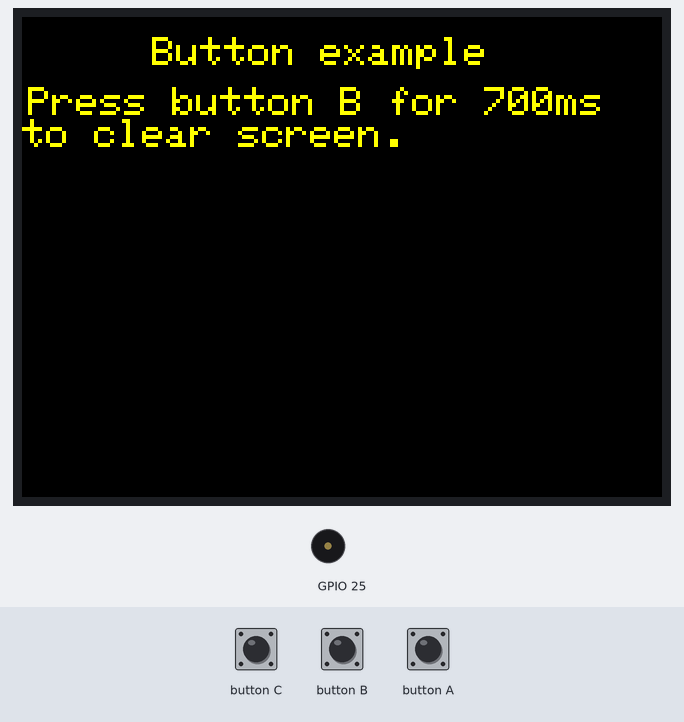
A sketch run on a simulated ESP32. Parts: 320×240 colour display, buzzer (waves = sounding). The inputs (shaded band) are chosen by the test bench.

Above: at 1.4 s.
1.5 s: button C pressed for 0.15 s
3.1 s: button A pressed for 0.15 s
At 4.6 s:
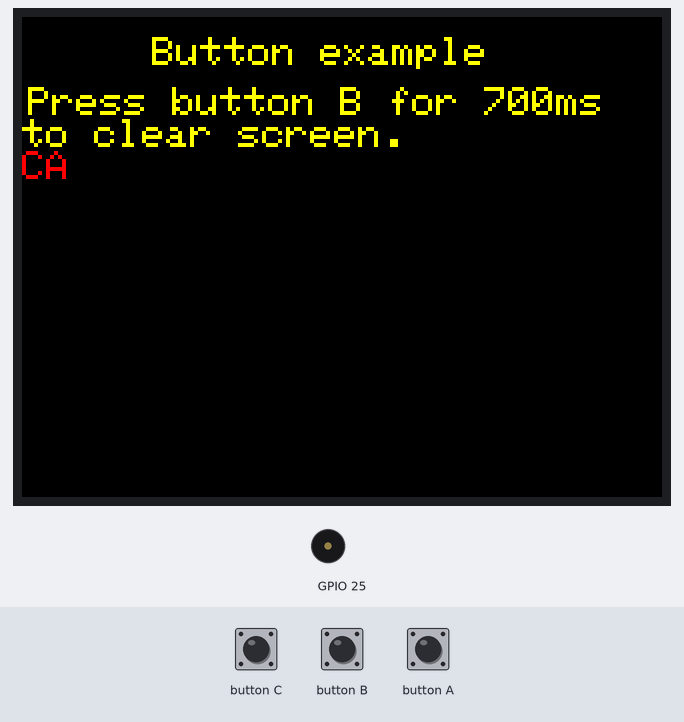
4.9 s: button B pressed for 0.15 s
At 5.9 s:
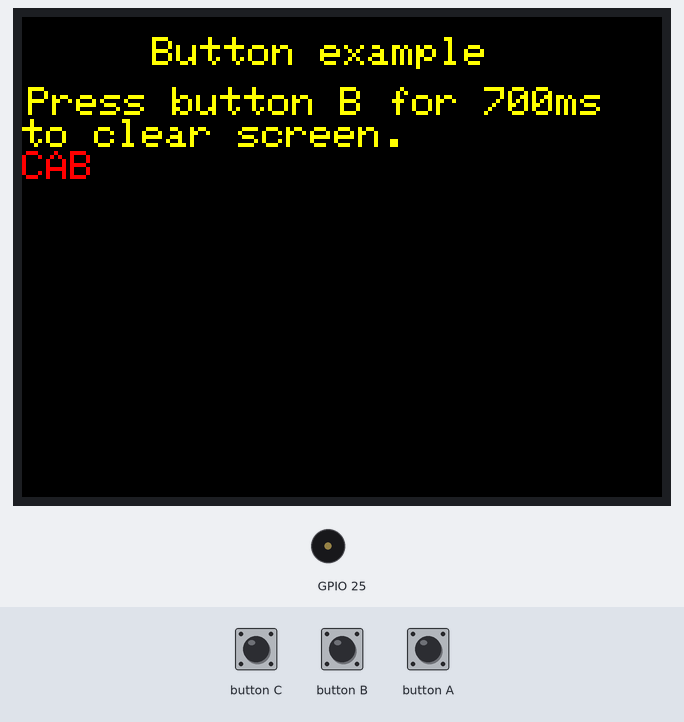
6.5 s: button C pressed for 1 s
9.0 s: button B pressed for 1 s
At 11.2 s:
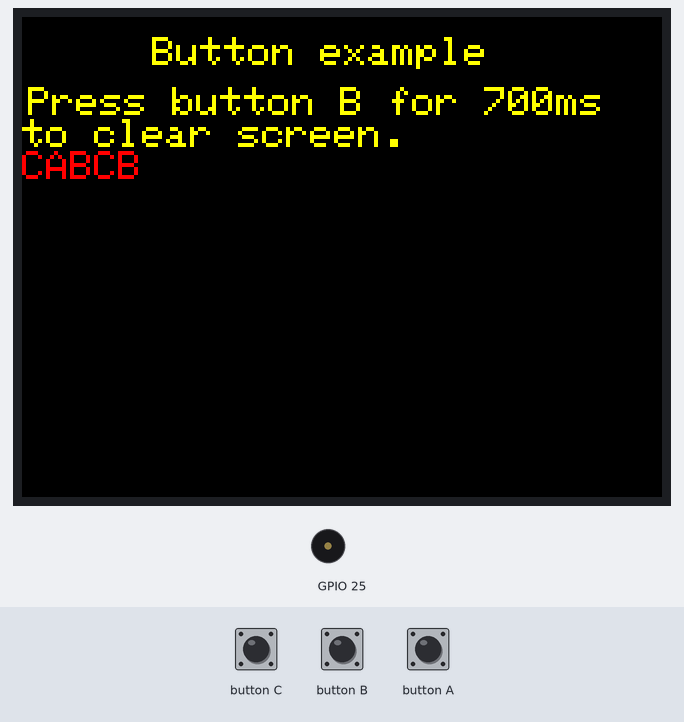
11.5 s: button A pressed for 1 s
At 12.6 s:
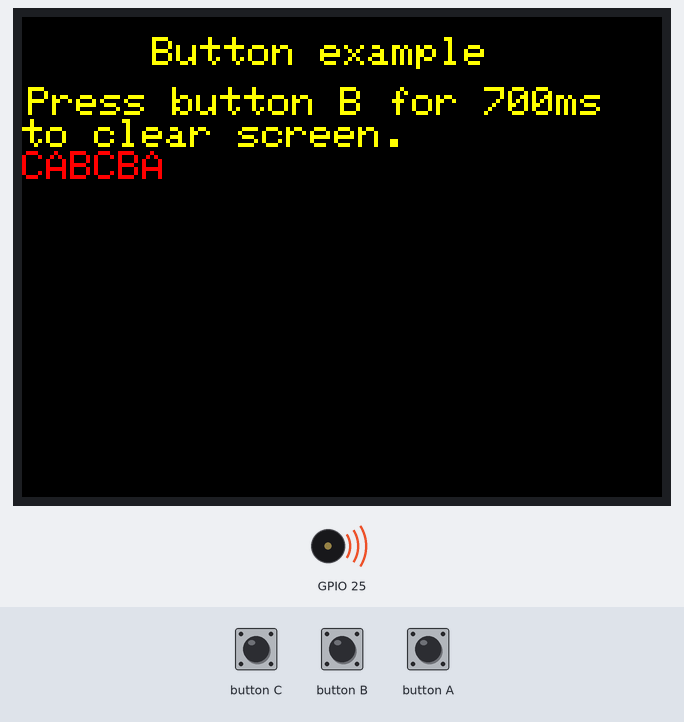
Timing chart, 0 to 14.5 s (numbered marks = the images above; inputs shaded):
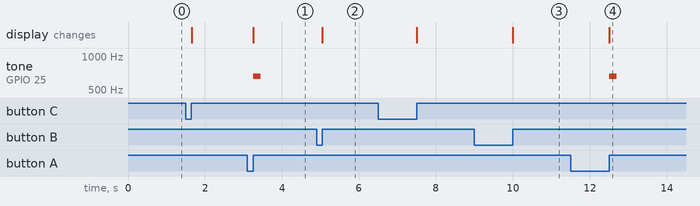

Measured:
- after the input at 3.1 s, tone on GPIO 25: silent → 661 Hz after 0.15 s, → silent 0.20 s later; the display: changes after 0.15 s (image 1)
- after the input at 4.9 s, the display: changes after 0.15 s (image 2)
- after the input at 9.0 s, the display: changes after 1.0 s (image 3)
- after the input at 11.5 s, tone on GPIO 25: silent → 661 Hz after 1.0 s, → silent 0.20 s later; the display: changes after 1.0 s (image 4)

The sketch:

m5stack_serial_test.ino
```cpp
/*
    Name:       m5stack_serial_test.ino
    Created:    2020/10/20 20:20:15
    Author:     kimushun1101
*/

#include <M5Stack.h>

#define NOTE_D0 -1
#define NOTE_D1 294
#define NOTE_D2 330
#define NOTE_D3 350
#define NOTE_D4 393
#define NOTE_D5 441
#define NOTE_D6 495
#define NOTE_D7 556

#define NOTE_DL1 147
#define NOTE_DL2 165
#define NOTE_DL3 175
#define NOTE_DL4 196
#define NOTE_DL5 221
#define NOTE_DL6 248
#define NOTE_DL7 278

#define NOTE_DH1 589
#define NOTE_DH2 661
#define NOTE_DH3 700
#define NOTE_DH4 786
#define NOTE_DH5 882
#define NOTE_DH6 990
#define NOTE_DH7 112

void setup() {
  // init lcd, serial, but don't init sd card
  M5.begin(true, false, true);
  Serial.begin(57600);

  /*
    Power chip connected to gpio21, gpio22, I2C device
    Set battery charging voltage and current
    If used battery, please call this function in your project
  */
  M5.Power.begin();

  M5.Lcd.clear(BLACK);
  M5.Lcd.setTextColor(YELLOW);
  M5.Lcd.setTextSize(2);
  M5.Lcd.setCursor(65, 10);
  M5.Lcd.println("Button example");
  M5.Lcd.setCursor(3, 35);
  M5.Lcd.println("Press button B for 700ms");
  M5.Lcd.println("to clear screen.");
  M5.Lcd.setTextColor(RED);
}

// Add the main program code into the continuous loop() function
void loop() {
  // update button state
  M5.update();

  if ( Serial.available() > 0 ) {
    String str = Serial.readStringUntil('\n');
    Serial.print("recieved -> ");
    Serial.println(str);
    M5.Lcd.print(str);
  }
  // if you want to use Releasefor("was released for"), use .wasReleasefor(int time) below
  if (M5.BtnA.wasReleased()) {
    M5.Lcd.print('A');
    M5.Speaker.tone(NOTE_DH2, 200);
  } else if (M5.BtnB.wasReleased()) {
    M5.Speaker.setVolume(3);
    M5.Lcd.print('B');
  } else if (M5.BtnC.wasReleased()) {
    M5.Speaker.setVolume(10);
    M5.Lcd.print('C');
  } else if (M5.BtnB.wasReleasefor(700)) {
    M5.Lcd.clear(BLACK);
    M5.Lcd.setCursor(0, 0);
  }
}
```
